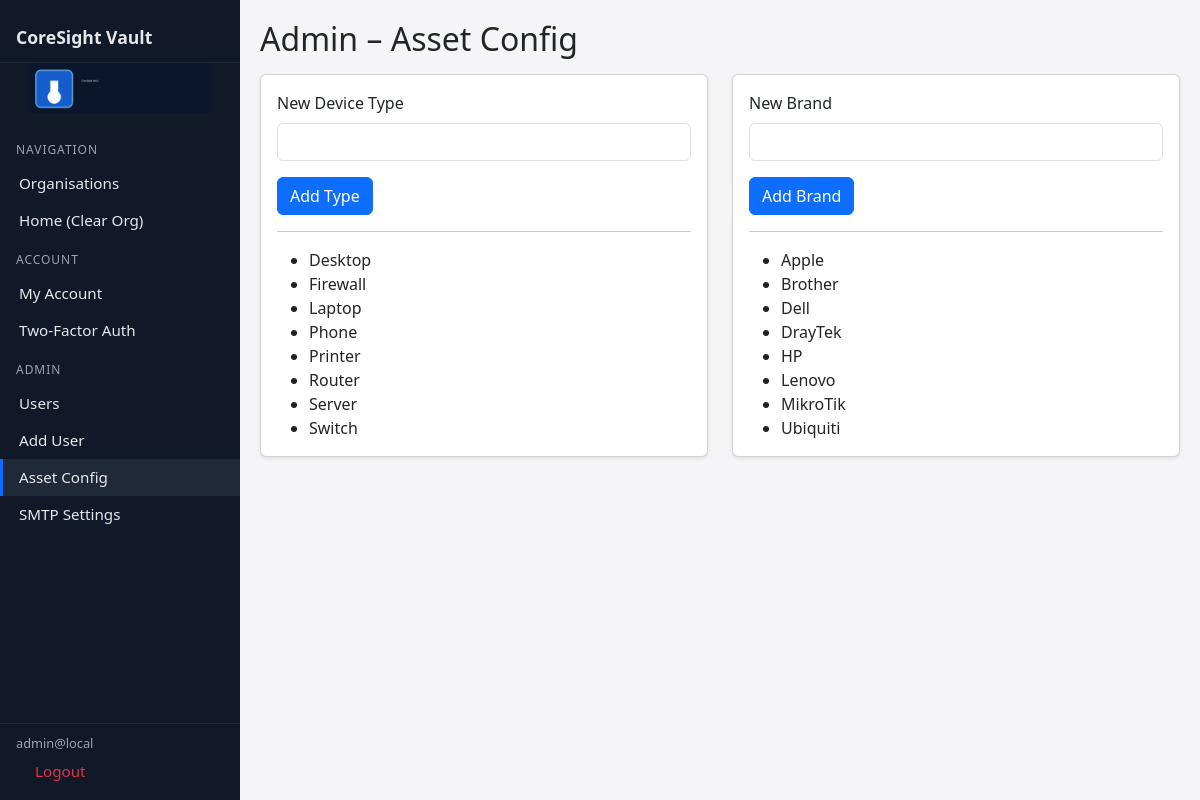
The app's page /admin/assets-config (signed in) with its own data.
### app.py (models this page shows, shortened)
class User(db.Model, UserMixin):
    id = db.Column(db.Integer, primary_key=True)
    email = db.Column(db.String(320), unique=True, nullable=False, index=True)
    password_hash = db.Column(db.String(255), nullable=False)
    is_admin = db.Column(db.Boolean, default=False)
    is_super_admin = db.Column(db.Boolean, default=False, nullable=False)
    is_totp_enabled = db.Column(db.Boolean, default=False)
    totp_secret = db.Column(db.String(64), nullable=True)
    failed_logins = db.Column(db.Integer, default=0)
    locked_until = db.Column(db.DateTime, nullable=True)
    must_change_password = db.Column(db.Boolean, default=False)
    last_login_at = db.Column(db.DateTime, nullable=True)

class AssetType(db.Model):
    id = db.Column(db.Integer, primary_key=True)
    name = db.Column(db.String(120), unique=True, nullable=False)

class AssetBrand(db.Model):
    id = db.Column(db.Integer, primary_key=True)
    name = db.Column(db.String(120), unique=True, nullable=False)

### app.py (the view, shortened to what this page needs)
@app.route("/admin/assets-config", methods=["GET", "POST"])
@login_required
def admin_assets_config():
    super_admin_only()
    return render_template("admin_assets_config.html", types=AssetType.query.order_by(AssetType.name.asc()).all(), brands=AssetBrand.query.order_by(AssetBrand.name.asc()).all())

### app.py (called while the page is built)
@login_manager.user_loader
def load_user(user_id):
    return db.session.get(User, int(user_id))

def active_org():
    org_id = session.get("active_org_id")
    return db.session.get(Organization, org_id) if org_id else None

@app.context_processor
def inject_globals():
    return {"active_org": active_org()}

def super_admin_only():
    if not current_user.is_authenticated or not current_user.is_super_admin:
        abort(403)

### templates/admin_assets_config.html
{% extends "base.html" %}{% block content %}<h2 class="mb-3">Admin – Asset Config</h2><div class="row g-4"><div class="col-md-6"><div class="card shadow-sm p-3"><form method="post"><label class="form-label">New Device Type</label><input class="form-control mb-3" name="type_name"><button class="btn btn-primary">Add Type</button></form><hr><ul class="mb-0">{% for t in types %}<li>{{ t.name }}</li>{% endfor %}</ul></div></div><div class="col-md-6"><div class="card shadow-sm p-3"><form method="post"><label class="form-label">New Brand</label><input class="form-control mb-3" name="brand_name"><button class="btn btn-primary">Add Brand</button></form><hr><ul class="mb-0">{% for b in brands %}<li>{{ b.name }}</li>{% endfor %}</ul></div></div></div>{% endblock %}

### templates/base.html (shortened to what this page needs)
<!doctype html>
<html lang="en">
<head>
  <link href="https://cdn.jsdelivr.net/npm/bootstrap@5.3.3/dist/css/bootstrap.min.css" rel="stylesheet">
</head>
<body>
  <div class="layout-wrapper">
    <aside id="sidebar" class="sidebar d-md-block d-md-flex flex-column">
      <div class="brand d-none d-md-block">CoreSight Vault</div>
      {% if current_user.is_authenticated %}
        <div class="text-center mb-3">
          <img src="{{ url_for('static', filename='img/coresight_logo.png') }}" style="max-width:180px;">
        </div>
        <div class="sidebar-section-title">Navigation</div>
        <a href="{{ url_for('orgs') }}" class="{% if request.endpoint == 'orgs' %}active{% endif %}">Organisations</a>
        <a href="{{ url_for('home_reset') }}" class="{% if request.endpoint == 'home_reset' %}active{% endif %}">Home (Clear Org)</a>
        <div class="sidebar-section-title">Account</div>
        <a href="{{ url_for('account') }}" class="{% if request.endpoint == 'account' %}active{% endif %}">My Account</a>
        <a href="{{ url_for('setup_2fa') }}" class="{% if request.endpoint == 'setup_2fa' %}active{% endif %}">Two-Factor Auth</a>
        {% if current_user.is_super_admin %}
          <div class="sidebar-section-title">Admin</div>
          <a href="{{ url_for('admin_users') }}" class="{% if request.endpoint == 'admin_users' %}active{% endif %}">Users</a>
          <a href="{{ url_for('admin_users_new') }}" class="{% if request.endpoint == 'admin_users_new' %}active{% endif %}">Add User</a>
          <a href="{{ url_for('admin_assets_config') }}" class="{% if request.endpoint == 'admin_assets_config' %}active{% endif %}">Asset Config</a>
          <a href="{{ url_for('admin_smtp') }}" class="{% if request.endpoint == 'admin_smtp' %}active{% endif %}">SMTP Settings</a>
        {% endif %}
        <div class="sidebar-footer d-none d-md-block">
          <div class="text-truncate">{{ current_user.email }}</div>
          <a href="{{ url_for('logout') }}" class="text-decoration-none text-danger">Logout</a>
        </div>
      {% endif %}
    </aside>
    <main class="main-content">
      {% block content %}{% endblock %}
    </main>
  </div>
</body>
</html>

### templates/base.html (style rules this page uses)
:root { --sb-bg:#111827; --sb-border:#1f2937; --sb-text:#e5e7eb; --sb-muted:#9ca3af; }
body { margin:0; font-family: system-ui, -apple-system, Segoe UI, Roboto, Arial, sans-serif; background:#f5f5f7; }
.layout-wrapper { display:flex; min-height:100vh; }
.sidebar { width:240px; background:var(--sb-bg); color:var(--sb-text); padding-top:.75rem; position:fixed; inset:0 auto 0 0; z-index:1030; }
.brand { font-weight:600; font-size:1.1rem; padding:.75rem 1rem; border-bottom:1px solid var(--sb-border); }
.sidebar a { color:var(--sb-text); text-decoration:none; display:block; padding:.45rem 1rem; font-size:.95rem; border-left:3px solid transparent; }
.sidebar a.active { background:#1f2937; border-left-color:#0d6efd; }
.sidebar .sidebar-section-title { font-size:.75rem; text-transform:uppercase; letter-spacing:.08em; color:var(--sb-muted); padding:.75rem 1rem .35rem; }
.sidebar-footer { position:absolute; bottom:0; left:0; right:0; font-size:.8rem; padding:.6rem 1rem; border-top:1px solid var(--sb-border); color:var(--sb-muted); }
.main-content { flex:1; margin-left:240px; padding:1.25rem; }

### records on screen
User: email "admin@local"
AssetType: name "Desktop"
AssetType: name "Firewall"
AssetType: name "Laptop"
AssetType: name "Phone"
AssetType: name "Printer"
AssetType: name "Router"
AssetType: name "Server"
AssetType: name "Switch"
AssetBrand: name "Apple"
AssetBrand: name "Brother"
AssetBrand: name "Dell"
AssetBrand: name "DrayTek"
AssetBrand: name "HP"
AssetBrand: name "Lenovo"
AssetBrand: name "MikroTik"
AssetBrand: name "Ubiquiti"
